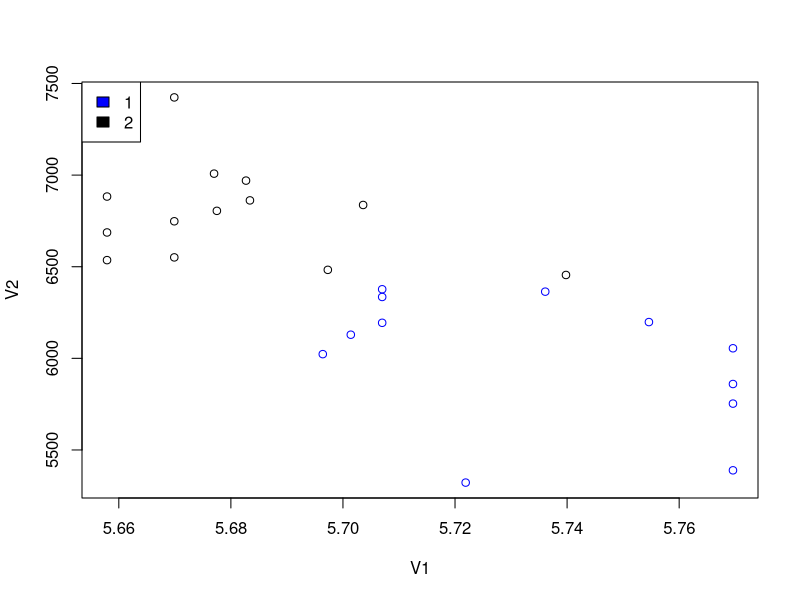
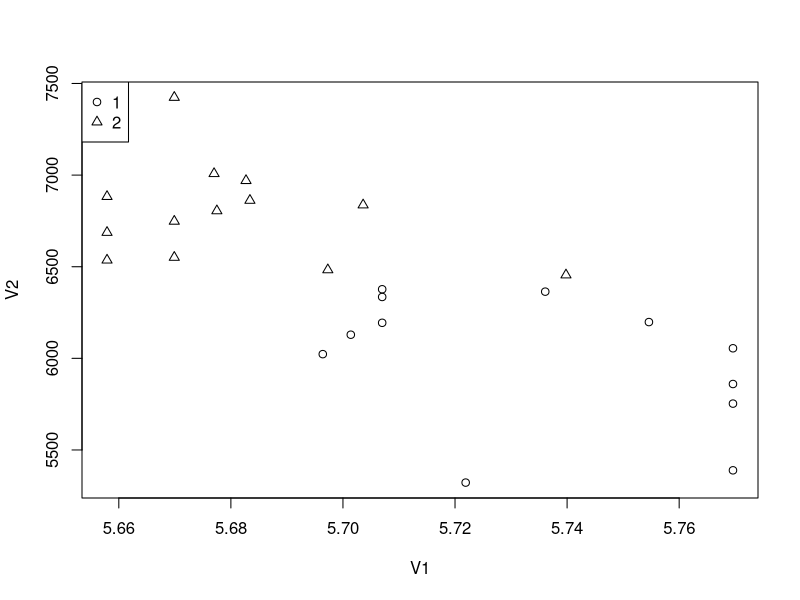
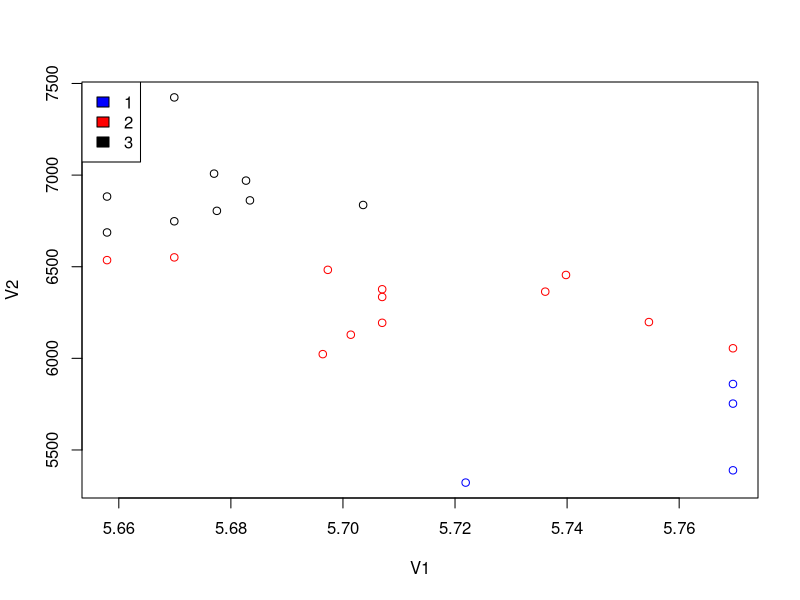
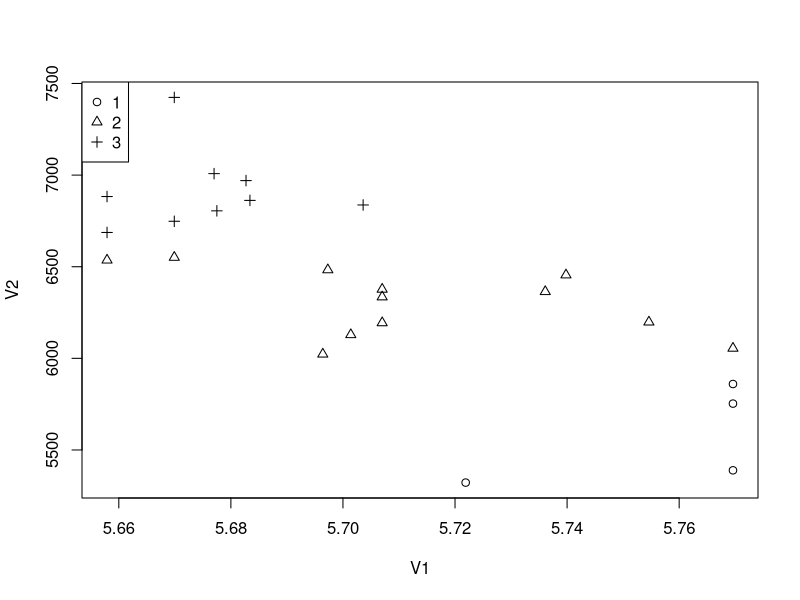

These charts were generated, in order, by the following R code:
# Set output precision.
options(digits=5)

# Read the data from the file.
current_data <- read.table(file = "input_files/input_lab5.txt")

# ----------------------------------------------------------------------------
# Working with two clusters.

# Use K-means algorithm for dividing the data into two clusters.
two_clusters <- kmeans(current_data, 2)

# Print the number of points in the clusters.
table(two_clusters$cluster)

# Print the centers of the clusters.
two_clusters$centers

# Create two plots (dividing points by the color / form).
plot(current_data, col = ifelse(two_clusters$cluster == 1, "blue", "black"))
legend("topleft", legend = c("1", "2"), fill = c("blue", "black"))

plot(current_data, pch = ifelse(two_clusters$cluster == 1, 1, 2))
legend("topleft", legend = c("1", "2"), pch = c(1, 2))

# ----------------------------------------------------------------------------
# Working with three clusters.

# Use K-means algorithm for dividing the data into three clusters.
three_clusters <- kmeans(current_data, 3)

# Print the number of points in the clusters.
table(three_clusters$cluster)

# Print the centers of the clusters.
three_clusters$centers

# Create two plots (dividing points by the color / form).
plot(current_data, col = ifelse(three_clusters$cluster == 1, "blue",
                                ifelse(three_clusters$cluster == 2, "red",
                                       "black")))
legend("topleft", legend = c("1", "2", "3"), fill = c("blue", "red", "black"))

plot(current_data, pch = ifelse(three_clusters$cluster == 1, 1,
                                ifelse(three_clusters$cluster == 2, 2, 3)))
legend("topleft", legend = c("1", "2", "3"), pch = c(1, 2, 3))
